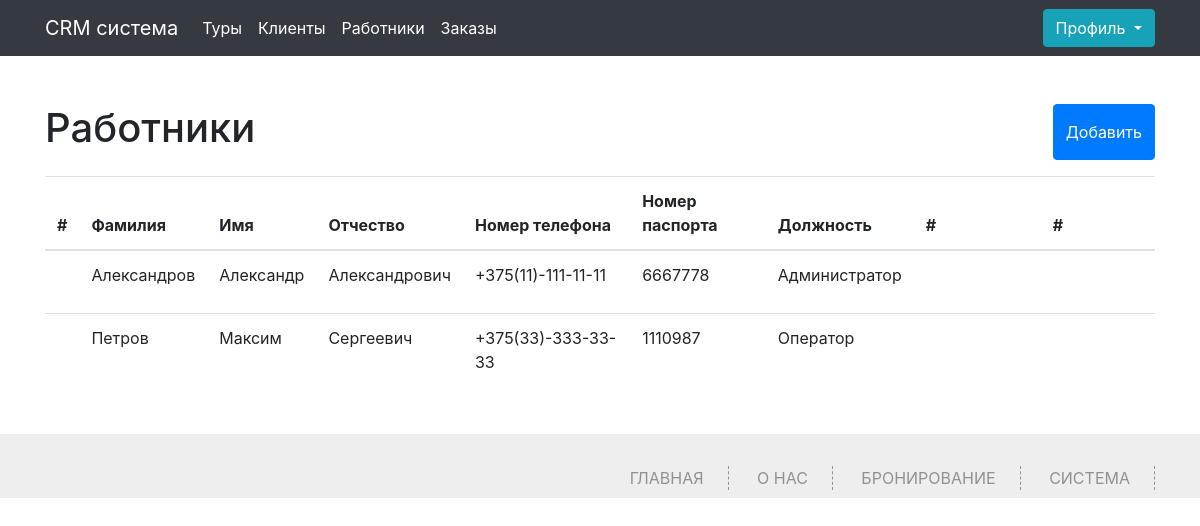
The app's page /workers (signed in) with its own data.
### app.py (models this page shows, shortened)
class Worker(db.Model):
    id = db.Column(db.Integer,primary_key=True)
    name = db.Column(db.String(100))
    surname = db.Column(db.String(100))
    secondname = db.Column(db.String(100))
    phone = db.Column(db.Integer,unique=True)
    pasport = db.Column(db.Integer,unique=True)
    job = db.Column(db.String(100))
    password = db.Column(db.String(100))
    root = db.Column(db.Integer, default=0)
    order_id = db.relationship('Orders', backref='worker', lazy='dynamic')

### app.py (the view, shortened to what this page needs)
@app.route('/workers', methods=['GET', 'POST'])
def workers():
    if 'name' not in session:
        abort(401)
    workers = Worker.query.all()
    return render_template("workers.html",workers=workers)

### app.py (called while the page is built)
@app.context_processor
def inject_user():
    def get_user_name():
        if 'name' in session:
            return Worker.query.filter_by(phone=session['name']).first()
    return dict(active_user=get_user_name())

### templates/workers.html (shortened to what this page needs)
{% extends 'base.html' %}
{% block main %}
<div class="container">
	<div class="content my-5">
		<div class="d-flex justify-content-between my-3">
			<h1>Работники</h1>
			<button type="button" class="btn btn-primary" data-toggle="modal" data-target="#exampleModal">
				Добавить
			  </button>
		</div>
  {% if not workers%}
  <h2>Список пуст!</h2>
  {%else%}
		<table class="table">
			<thead>
			  <tr>
				<th scope="col">#</th>
				<th scope="col">Фамилия</th>
				<th scope="col">Имя</th>
				<th scope="col">Отчество</th>
				<th scope="col">Номер телефона</th>
				<th scope="col">Номер паспорта</th>
				<th scope="col">Должность</th>
				<th scope="col">#</th>
				<th scope="col">#</th>
			  </tr>
			</thead>
			<tbody>
				{%for worker in workers%}
			  <tr>
				<th scope="row"></th>
				<td>{{worker.surname}}</td>
				<td>{{worker.name}}</td>
				<td>{{worker.secondname}}</td>
				<td>{{worker.phone}}</td>
				<td>{{worker.pasport}}</td>
				<td>{{worker.job}}</td>
<td>				<button type="button" class="btn btn-warning {%if active_user.root==0 %} invisible {%endif%}" data-toggle="modal" data-target="#exampleModal{{worker.id}}"> Изменить</button>
</td>
				<td><a href="/delete_worker/{{worker.id}}" class="btn btn-danger  {%if active_user.root==0 %} invisible {%endif%}">Удалить</a></td>
			  </tr>
			  {%endfor%}
			</tbody>
		  </table>
		  {%endif%}
	</div>
</div>
{% endblock %}

### static/css/style.css (style rules this page uses)
html,body { font-family: 'Open Sans', sans-serif; background:#FFF; font-size:100%; }
*, *:after, *::before { -webkit-box-sizing: border-box; -moz-box-sizing: border-box; box-sizing: border-box; }

### records on screen
Worker: surname "Александров", name "Александр", secondname "Александрович", phone "+375(11)-111-11-11", pasport "6667778", job "Администратор"
Worker: surname "Петров", name "Максим", secondname "Сергеевич", phone "+375(33)-333-33-33", pasport "1110987", job "Оператор"
